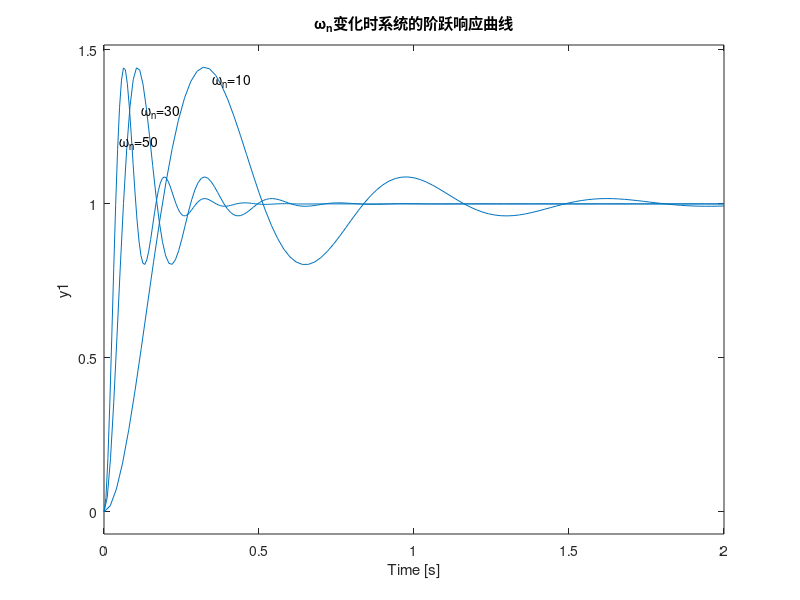

Write the MATLAB code that produced this figure.
% 例题3 当𝜔𝑛 = 10, 30, 50时，对应系统的阶跃响应曲线的变化
sigma=0.25; i=0; 
for wn=10:20:50 
    num=wn^2; 
    den=[1,2*sigma*wn,wn^2]; 
    sys=tf(num,den); 
    i=i+1; 
    step(sys,2)
    hold on, grid
end 
hold off 
title('\omega_n变化时系统的阶跃响应曲线')
lab1='\omega_n=10'; text(0.35,1.4,lab1),
lab2 ='\omega_n=30'; text(0.12,1.3,lab2), 
lab3 ='\omega_n=50'; text (0.05,1.2,lab3)
